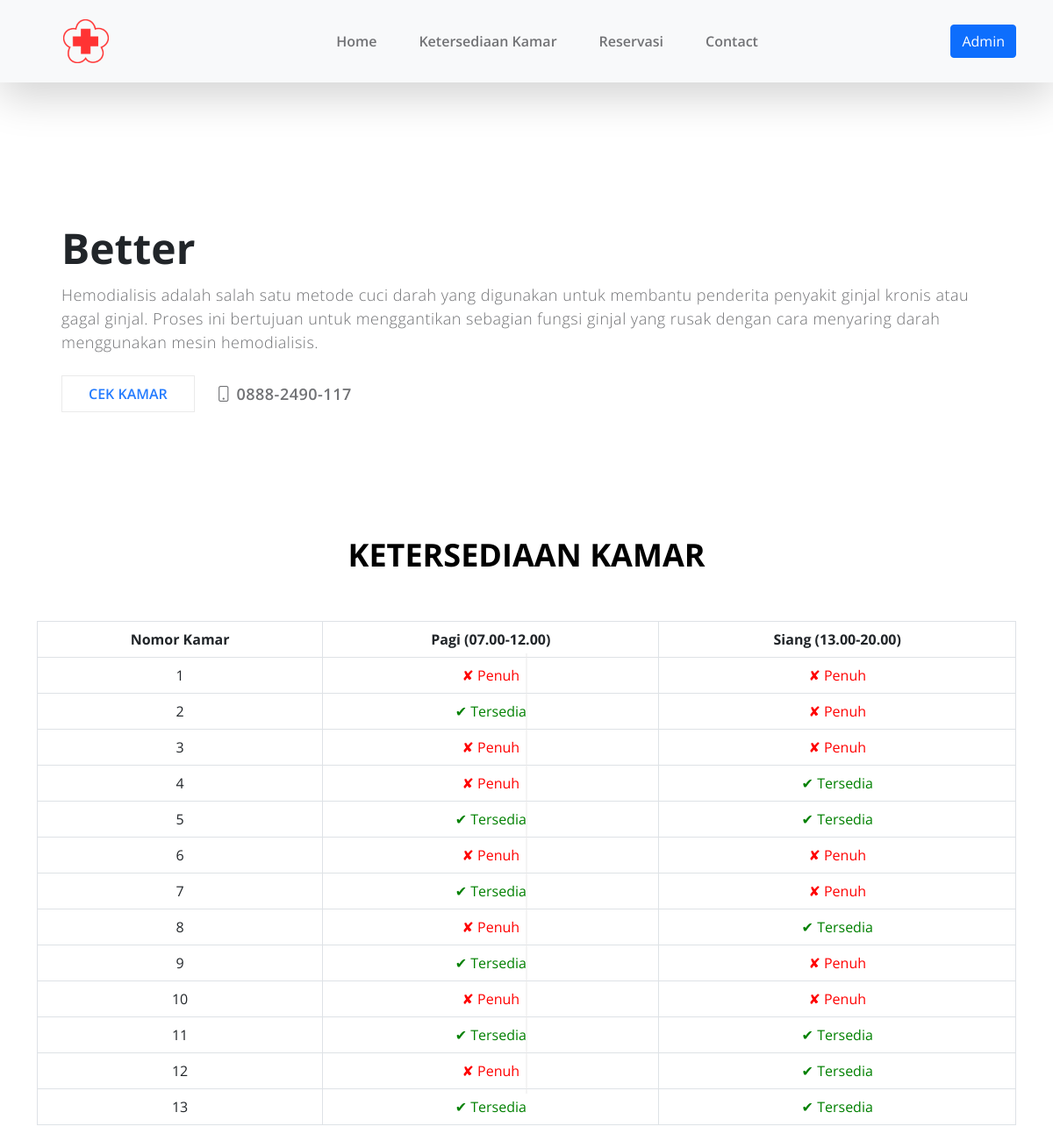
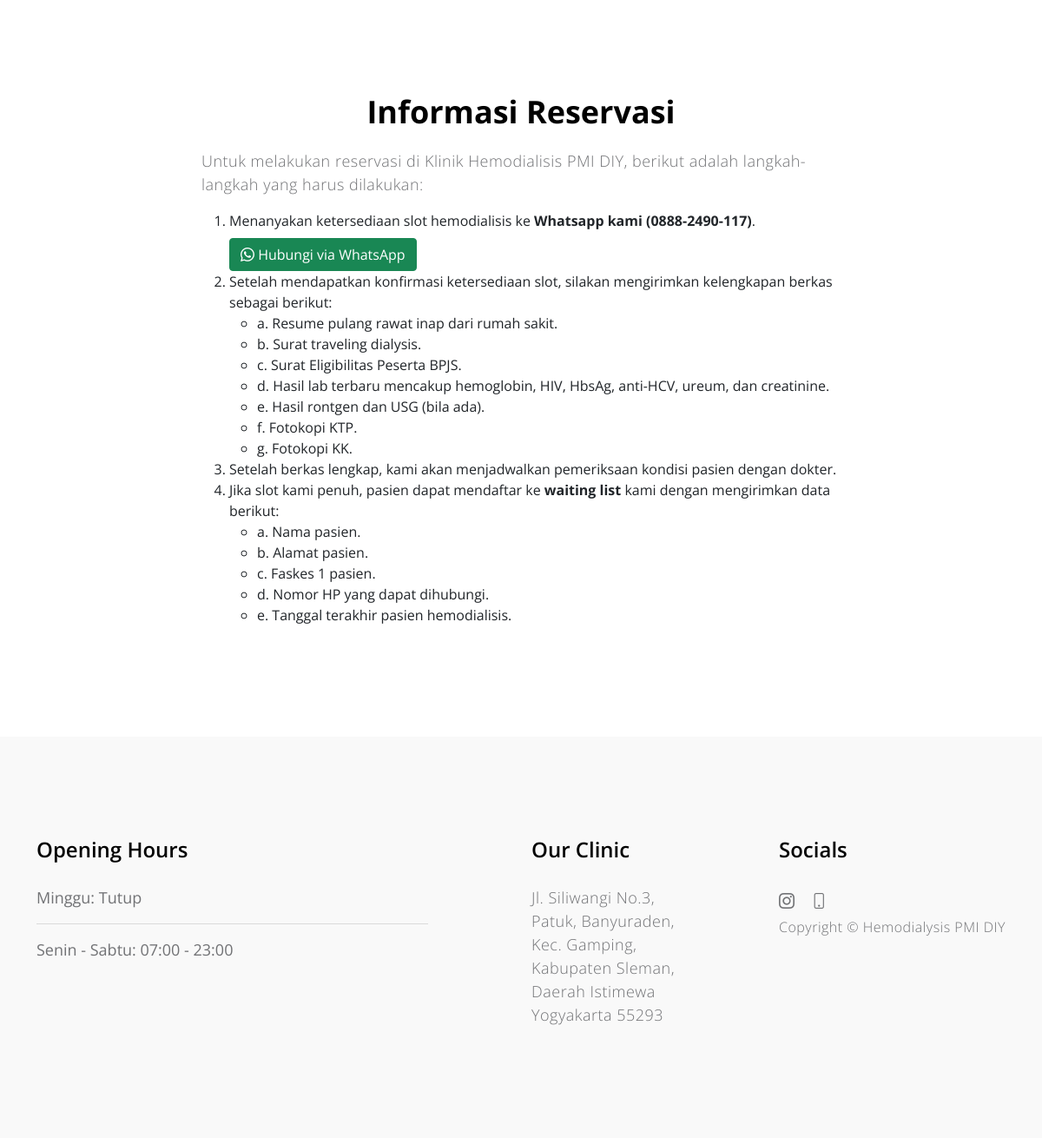
The page / on the database its author committed (2 pictures, top to bottom).
### tables this page shows
CREATE TABLE `ketersediaan_kamar` (
  `id` int(11) NOT NULL,
  `nomor_kamar` int(11) NOT NULL,
  `pagi` enum('Tersedia','Penuh') NOT NULL,
  `siang` enum('Tersedia','Penuh') NOT NULL
);

### index.php (the view, shortened to what this page needs)
<?php
require 'db.php';
$stmt = $conn->query("SELECT * FROM ketersediaan_kamar");
$kamar = $stmt->fetchAll(PDO::FETCH_ASSOC);
?>
<!doctype html>
<html lang="en">
<head>
    <link href="css/bootstrap.min.css" rel="stylesheet">
    <link href="css/bootstrap-icons.css" rel="stylesheet">
    <link href="css/owl.carousel.min.css" rel="stylesheet">
    <link href="css/owl.theme.default.min.css" rel="stylesheet">
    <link href="css/templatemo-medic-care.css" rel="stylesheet">
</head>
<body id="top">
<main>
<nav class="navbar navbar-expand-lg bg-light fixed-top shadow-lg">
    <div class="container">
        <a class="navbar-brand d-flex align-items-center" href="">
            <img src="images/Pmi.png" alt="Logo PMI" style="height: 50px; margin-right: 10px;">
        </a>
        <div class="collapse navbar-collapse" id="navbarNav">
            <ul class="navbar-nav mx-auto">
                <li class="nav-item"><a class="nav-link" href="index.php">Home</a></li>
                <li class="nav-item"><a class="nav-link" href="#timeline">Ketersediaan Kamar</a></li>
                <li class="nav-item"><a class="nav-link" href="#booking">Reservasi</a></li>
                <li class="nav-item"><a class="nav-link" href="#contact">Contact</a></li>
            </ul>
            <ul class="navbar-nav">
                <li class="nav-item">
                    <a class="btn btn-primary" href="edit_kamar.php">Admin</a>
                </li>
            </ul>
        </div>
    </div>
</nav>
    <section class="hero" id="hero">
        <div class="container">
            <div class="row">
                <div class="heroText d-flex flex-column justify-content-center">
                    <h1 class="mt-auto mb-2">
                        Better
                    </h1>
                    <p class="mb-4">Hemodialisis adalah salah satu metode cuci darah yang digunakan untuk membantu penderita penyakit ginjal kronis atau gagal ginjal. Proses ini bertujuan untuk menggantikan sebagian fungsi ginjal yang rusak dengan cara menyaring darah menggunakan mesin hemodialisis.</p>
                    <div class="heroLinks d-flex flex-wrap align-items-center">
                        <a class="custom-link me-4" href="#timeline" data-hover="Cek Kamar">Cek Kamar</a>
                        <p class="contact-phone mb-0"><i class="bi-phone"></i> 0888-2490-117</p>
                    </div>
                </div>
            </div>
        </div>
    </section>
    <section class="section-padding pb-0" id="timeline">
        <div class="container">
            <div class="row">
                <h2 class="text-center mb-lg-5 mb-4">KETERSEDIAAN KAMAR</h2>
                <div class="timeline">
                    <table class="table table-bordered text-center">
                        <thead>
                            <tr>
                                <th>Nomor Kamar</th>
                                <th>Pagi (07.00-12.00)</th>
                                <th>Siang (13.00-20.00)</th>
                            </tr>
                        </thead>
                        <tbody>
                            <?php foreach ($kamar as $row): ?>
                                <tr>
                                    <td><?php echo $row['nomor_kamar']; ?></td>
                                    <td style="color: <?php echo $row['pagi'] == 'Tersedia' ? 'green' : 'red'; ?>;">
                                        <?php echo $row['pagi'] == 'Tersedia' ? '✔ Tersedia' : '✘ Penuh'; ?>
                                    </td>
                                    <td style="color: <?php echo $row['siang'] == 'Tersedia' ? 'green' : 'red'; ?>;">
                                        <?php echo $row['siang'] == 'Tersedia' ? '✔ Tersedia' : '✘ Penuh'; ?>
                                    </td>
                                </tr>
                            <?php endforeach; ?>
                        </tbody>
                    </table>
                </div>
            </div>
        </div>
    </section>
    <section class="section-padding" id="booking">
                <div class="container">
                    <div class="row">
                        <div class="col-lg-8 col-12 mx-auto">
                            <div class="booking-form">
                                <h2 class="text-center mb-lg-3 mb-2">Informasi Reservasi</h2>
                                <p>Untuk melakukan reservasi di Klinik Hemodialisis PMI DIY, berikut adalah langkah-langkah yang harus dilakukan:</p>
                                <ol>
                                    <li>
                                        Menanyakan ketersediaan slot hemodialisis ke
                                        <strong>Whatsapp kami (0888-2490-117)</strong>.
                                        <br>
                                        <a href="https://wa.me/08882490117" target="_blank" class="btn btn-success mt-2">
                                            <i class="bi-whatsapp"></i> Hubungi via WhatsApp
                                        </a>
                                    </li>
                                    <li>Setelah mendapatkan konfirmasi ketersediaan slot, silakan mengirimkan kelengkapan berkas sebagai berikut:</li>
                                    <ul>
                                        <li>a. Resume pulang rawat inap dari rumah sakit.</li>
                                        <li>b. Surat traveling dialysis.</li>
                                        <li>c. Surat Eligibilitas Peserta BPJS.</li>
                                        <li>d. Hasil lab terbaru mencakup hemoglobin, HIV, HbsAg, anti-HCV, ureum, dan creatinine.</li>
                                        <li>e. Hasil rontgen dan USG (bila ada).</li>
                                        <li>f. Fotokopi KTP.</li>
                                        <li>g. Fotokopi KK.</li>
                                    </ul>
                                    <li>Setelah berkas lengkap, kami akan menjadwalkan pemeriksaan kondisi pasien dengan dokter.</li>
                                    <li>Jika slot kami penuh, pasien dapat mendaftar ke <strong>waiting list</strong> kami dengan mengirimkan data berikut:</li>
                                    <ul>
                                        <li>a. Nama pasien.</li>
                                        <li>b. Alamat pasien.</li>
                                        <li>c. Faskes 1 pasien.</li>
                                        <li>d. Nomor HP yang dapat dihubungi.</li>
                                        <li>e. Tanggal terakhir pasien hemodialisis.</li>
                                    </ul>
                                </ol>
                            </div>
                        </div>
                    </div>
                </div>
            </section>
</main>
<footer class="site-footer section-padding" id="contact">
    <div class="container">
        <div class="row">
            <div class="col-lg-5 me-auto col-12">
                <h5 class="mb-lg-4 mb-3">Opening Hours</h5>
                <ul class="list-group list-group-flush">
                    <li class="list-group-item d-flex">Minggu: Tutup</li>
                    <li class="list-group-item d-flex">Senin - Sabtu: 07:00 - 23:00</li>
                </ul>
            </div>
            <div class="col-lg-2 col-md-6 col-12 my-4 my-lg-0">
                <h5 class="mb-lg-4 mb-3">Our Clinic</h5>
                <p>Jl. Siliwangi No.3, Patuk, Banyuraden, Kec. Gamping, Kabupaten Sleman, Daerah Istimewa Yogyakarta 55293</p>
            </div>
            <div class="col-lg-3 col-md-6 col-12 ms-auto">
                <h5 class="mb-lg-4 mb-2">Socials</h5>
                <ul class="social-icon">
                    <li><a href="https://www.instagram.com/klinikhdpmidiy/" class="social-icon-link bi-instagram"></a></li>
                    <li><a href="https://wa.me/8882490117" class="social-icon-link bi-phone"></a></li>
                </ul>
                <p class="copyright-text">Copyright © Hemodialysis PMI DIY</p>
            </div>
        </div>
    </div>
</footer>
</body>
</html>

### css/templatemo-medic-care.css (style rules this page uses)
:root { --white-color: #FFFFFF; --primary-color: #247cff; --section-bg-color: #F9F9F9; --dark-color: #000000; --title-color: #565758; --p-color: #717275; --border-color: #eaeaea; --body-font-family: 'Open Sans', sans-serif; --h1-font-size: 48px; --h2-font-size: 36px; --h3-font-size: 32px; --h4-font-size: 28px; --h5-font-size: 24px; --h6-font-size: 22px; --p-font-size: 18px; --menu-font-size: 16px; --font-weight-light: 300; --font-weight-normal: 400; --font-weight-semibold: 600; --font-weight-bold: 700; }
body { background: var(--white-color); font-family: var(--body-font-family); position: relative; padding-top: 94px; }
h2, h3, h4, h5, h6 { color: var(--dark-color); line-height: inherit; }
h1, h2, h3, h4, h5, h6 { font-weight: var(--font-weight-semibold); }
h1, h2 { font-weight: var(--font-weight-bold); }
h1 { font-size: var(--h1-font-size); line-height: normal; }
h2 { font-size: var(--h2-font-size); }
h5 { font-size: var(--h5-font-size); }
p { color: var(--p-color); font-size: var(--p-font-size); font-weight: var(--font-weight-light); letter-spacing: 0.5px; }
a, button { touch-action: manipulation; transition: all 0.3s; }
a { color: var(--p-color); text-decoration: none; }
.section-padding { padding-top: 7rem; padding-bottom: 7rem; }
.custom-link { display: inline-block; text-decoration: none; border: 1px solid var(--border-color); color: var(--primary-color); pointer-events: auto; font-weight: var(--font-weight-semibold); line-height: 40px; position: relative; padding: 0 30px; box-sizing: border-box; margin: 0; -webkit-user-select: none; -moz-user-select: none; -ms-user-select: none; user-select: none; overflow: hidden; border-radius: 0; text-transform: uppercase; }
.custom-link::before { content: attr(data-hover); background-color: var(--border-color); color: var(--primary-color); position: absolute; top: 100%; bottom: 0; left: 0; transition: all 300ms cubic-bezier(0.19, 1, 0.56, 1); right: 0; text-align: center; }
b, strong { font-weight: var(--font-weight-bold); }
.list-group-item { background-color: transparent; color: var(--p-color); font-size: var(--p-font-size); padding: 1rem 0; }
.list-group-item:first-child { padding-top: 0; }
.hero { padding-top: 0rem; }
.hero .container { position: relative; overflow: hidden; height:400px; }
.heroText { background: var(--white-color); position:absolute; z-index: 2; bottom: 0; right: 0; padding: 1.5rem 2.5rem; width: auto; height: auto; }
.contact-phone { font-weight: var(--font-weight-semibold); }
.navbar { padding-top: 20px; padding-bottom: 20px; }
.navbar-brand { color: var(--primary-color); font-size: var(--h5-font-size); font-weight: var(--font-weight-bold); margin: 0 30px; padding: 0; text-align: center; }
.navbar-expand-lg .navbar-nav .nav-link { padding-right: 1.5rem; padding-left: 1.5rem; }
.navbar-nav .nav-link { color: var(--p-color); font-weight: var(--font-weight-semibold); font-size: var(--menu-font-size); padding-top: 15px; padding-bottom: 15px; }
.timeline, .timeline-nodes { position: relative; }
.timeline::before { content: ""; display: block; position: absolute; top: 37px; left: 50%; width: 0; border-left: 1px solid var(--border-color); height: 85%; z-index: 1; transform: translateX(-50%); }
.site-footer { background: var(--section-bg-color); }
.copyright-text { font-size: var(--menu-font-size); }
.social-icon { margin: 0; padding: 0; }
.social-icon li { list-style: none; display: inline-block; vertical-align: top; transition: all 0.3s; }
.social-icon-link { font-size: var(--p-font-size); display: inline-block; vertical-align: top; margin-top: 4px; margin-bottom: 4px; margin-right: 15px; }

### rows shown on the page
ketersediaan_kamar: nomor_kamar "1", pagi "✘ Penuh", siang "✘ Penuh"
ketersediaan_kamar: nomor_kamar "2", pagi "✔ Tersedia", siang "✘ Penuh"
ketersediaan_kamar: nomor_kamar "3", pagi "✘ Penuh", siang "✘ Penuh"
ketersediaan_kamar: nomor_kamar "4", pagi "✘ Penuh", siang "✔ Tersedia"
ketersediaan_kamar: nomor_kamar "5", pagi "✔ Tersedia", siang "✔ Tersedia"
ketersediaan_kamar: nomor_kamar "6", pagi "✘ Penuh", siang "✘ Penuh"
ketersediaan_kamar: nomor_kamar "7", pagi "✔ Tersedia", siang "✘ Penuh"
ketersediaan_kamar: nomor_kamar "8", pagi "✘ Penuh", siang "✔ Tersedia"
ketersediaan_kamar: nomor_kamar "9", pagi "✔ Tersedia", siang "✘ Penuh"
ketersediaan_kamar: nomor_kamar "10", pagi "✘ Penuh", siang "✘ Penuh"
ketersediaan_kamar: nomor_kamar "11", pagi "✔ Tersedia", siang "✔ Tersedia"
ketersediaan_kamar: nomor_kamar "12", pagi "✘ Penuh", siang "✔ Tersedia"
ketersediaan_kamar: nomor_kamar "13", pagi "✔ Tersedia", siang "✔ Tersedia"
